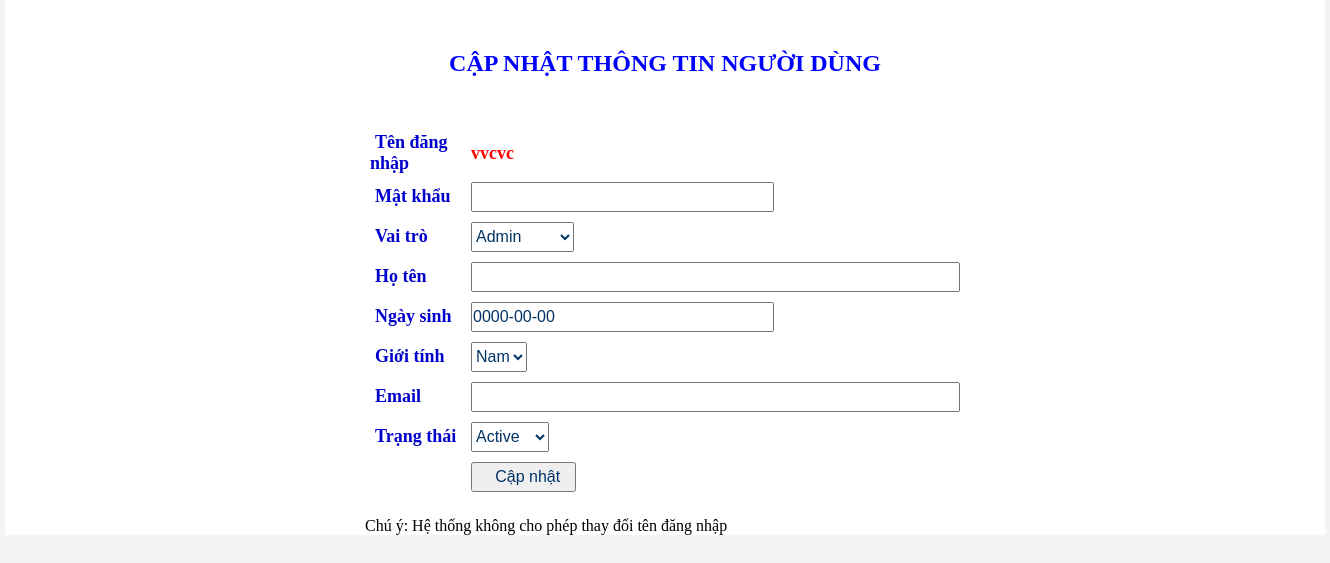
Screenshot of /admin/nguoidung/suanguoidung.php?tendangnhap=vvcvc (signed in) with the database file from the repository.
### tables this page shows
CREATE TABLE `nguoidung` (
  `tendangnhap` varchar(50) NOT NULL,
  `matkhau` varchar(50) NOT NULL,
  `vaitro` varchar(20) NOT NULL,
  `hoten` varchar(50) NOT NULL,
  `ngaysinh` date NOT NULL,
  `gioitinh` varchar(6) NOT NULL,
  `email` varchar(50) NOT NULL,
  `trangthai` varchar(10) NOT NULL
);

### admin/nguoidung/suanguoidung.php (the view, shortened to what this page needs)
<html xmlns="http://www.w3.org/1999/xhtml">
<head>
<link rel="stylesheet" href="../css/style.css">
</head>
<div id="wrapper">
<body bgcolor="#F4F4F4">
<?php
	require("../modules/connectdb.php");
	$tendangnhap = $_GET['tendangnhap'];
	$nguoidung = mysqli_query($conn, "Select * from nguoidung where tendangnhap='{$tendangnhap}'");
	$row = mysqli_fetch_array($nguoidung,MYSQLI_BOTH);
?>
<div id="content">
	<div class="form">
		<p class="titleform"> CẬP NHẬT THÔNG TIN NGƯỜI DÙNG </p>
		<table cellspacing="5px" border="0">
			<form action="xulynguoidung.php?action=sua" method="post">
			<tr class="formLabel">
				<td width="150">Tên đăng nhập</td>
				<td width="200" align="left"> <font color="#FF0000"> <?php echo $row['tendangnhap'];?></font>
				</td>
			</tr>
			<tr class="formLabel">
				<td>Mật khẩu</td>
				<td align="left"><input type="password" name="matkhau" value="<?php echo $row['matkhau'];?>" size="30"></td>
			</tr>
			<tr class="formLabel">
				<td>Vai trò</td>
				<td align="left"><select name="vaitro">
					<?php
						if($row['vaitro']=="Admin")
						{
							echo "<option value='admin' selected='selected'> Admin</option>";
						}
						else
						{
							echo "<option value='admin' > Admin</option>";
							echo "<option value='Phóng viên' selected='selected'> Phóng viên</option>";
						}
					 ?>
					</select>
				</td>
			</tr>
			<tr class="formLabel">
				<td>Họ tên</td>
				<td align="left"><input type="text" name="hoten" value="<?php echo $row['hoten'];?>" size="50"></td>
			</tr>
			<tr class="formLabel">
				<td> Ngày sinh</td>
				<td align="left"><input type="text" name="ngaysinh" value="<?php echo $row['ngaysinh'];?>" size="30"></td>
			</tr>
			<tr class="formLabel">
				<td> Giới tính</td>
				<td align="left">
					<select name="gioitinh">
					<?php
						if($row['gioitinh']=="Nam")
						{
							echo "<option value='Nam' selected='selected'> Nam</option>";
						}
						else
						{
							echo "<option value='Nam' > Nam</option>";
							echo "<option value='Nữ' selected='selected'> Nữ</option>";
						}
					?>
					</select>
				</td>
			</tr>
			<tr class="formLabel">
				<td> Email </td>
				<td align="left"><input type="text" name="email" value="<?php echo $row['email'];?>" size="50"></td>
			</tr>
			<tr class="formLabel">
				<td> Trạng thái</td>
				<td align="left">
					<select name="trangthai">
					<?php
						if($row['trangthai']=="active")
						{
							echo "<option value='active' selected='selected' > Active</option>";
						}
						else
						{
							echo "<option value='active' > Active</option>";
							echo "<option value='inactive' selected='selected'> Inactive</option>";
						}
					?>
					</select>
				</td>
			</tr>
			<tr class="formLabel">
				<td></td>
				<td> <input type="submit" value="     Cập nhật   "> </td>
			</tr>
			</form>
		</table>
		<br>
		<p>  Chú ý: Hệ thống không cho phép thay đổi tên đăng nhập</p>
	</div>
</div>
</div>
</body>
</html>

### admin/css/style.css (style rules this page uses)
* { margin:0px; padding:0px; }
#wrapper { width:1320; height:auto; background-color:#FFFFFF; margin:auto; }
#content { width:1316px; height:auto; background-color:#FFFFFF; padding-left:2px; padding-right:2px; margin:auto; }
.formLabel { background-color:#FFFFFF; font-size:18px; color:#0000CC; text-align:left; padding-top:5px; text-indent: 5px; height:35px; font-weight:bold; }
.titleform { color:#0000FF; font-size:24px; font-weight:bold; text-align:center; padding-top: 50px; padding-bottom:50px; }
.form { width:600px; margin:auto; }
input, select { height: 30px; font-size:16px; color:#003366; }

### rows the page displays
nguoidung: tendangnhap "vvcvc", vaitro "Admin", ngaysinh "0000-00-00", gioitinh "Nam", trangthai "Active"
